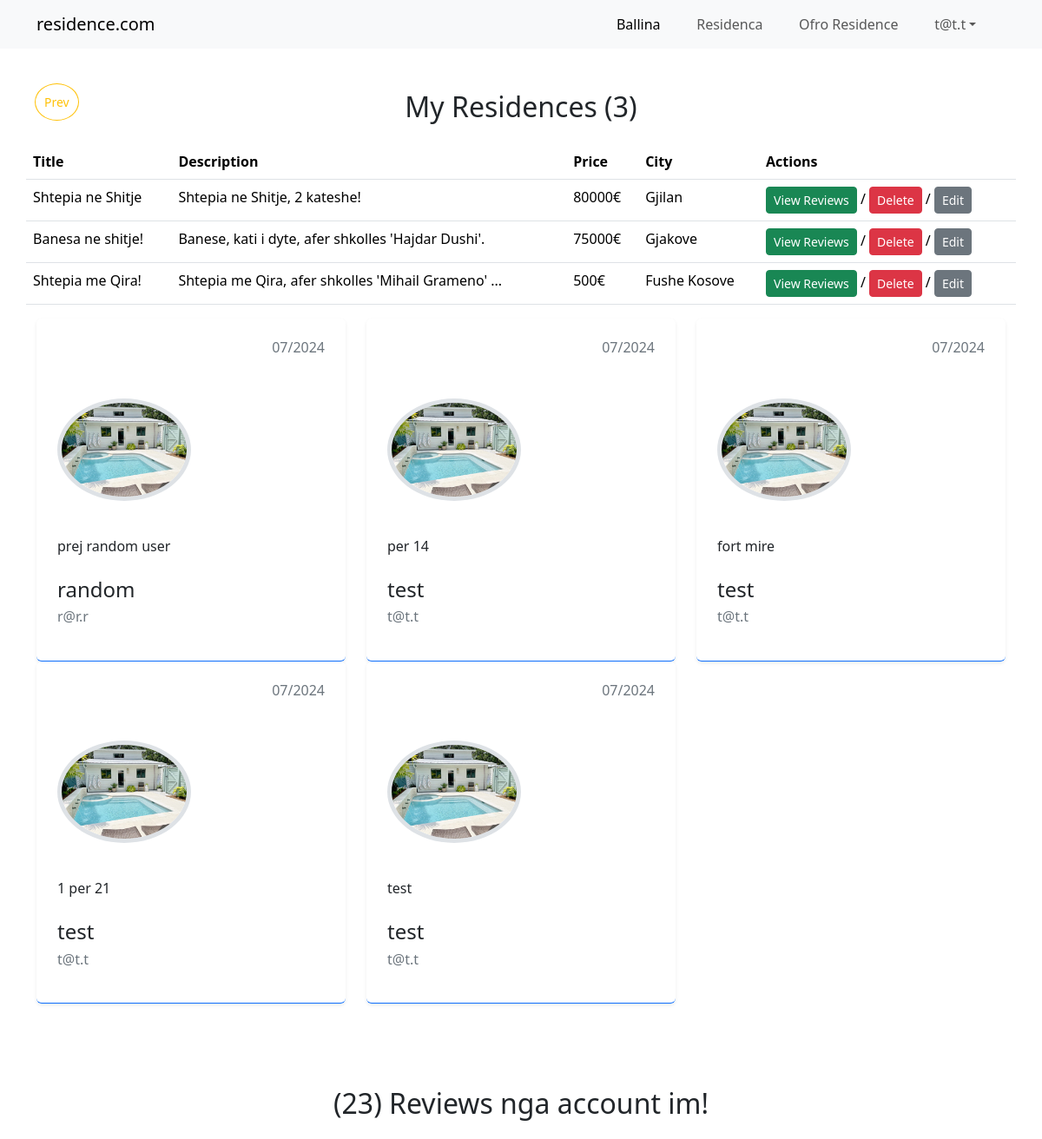
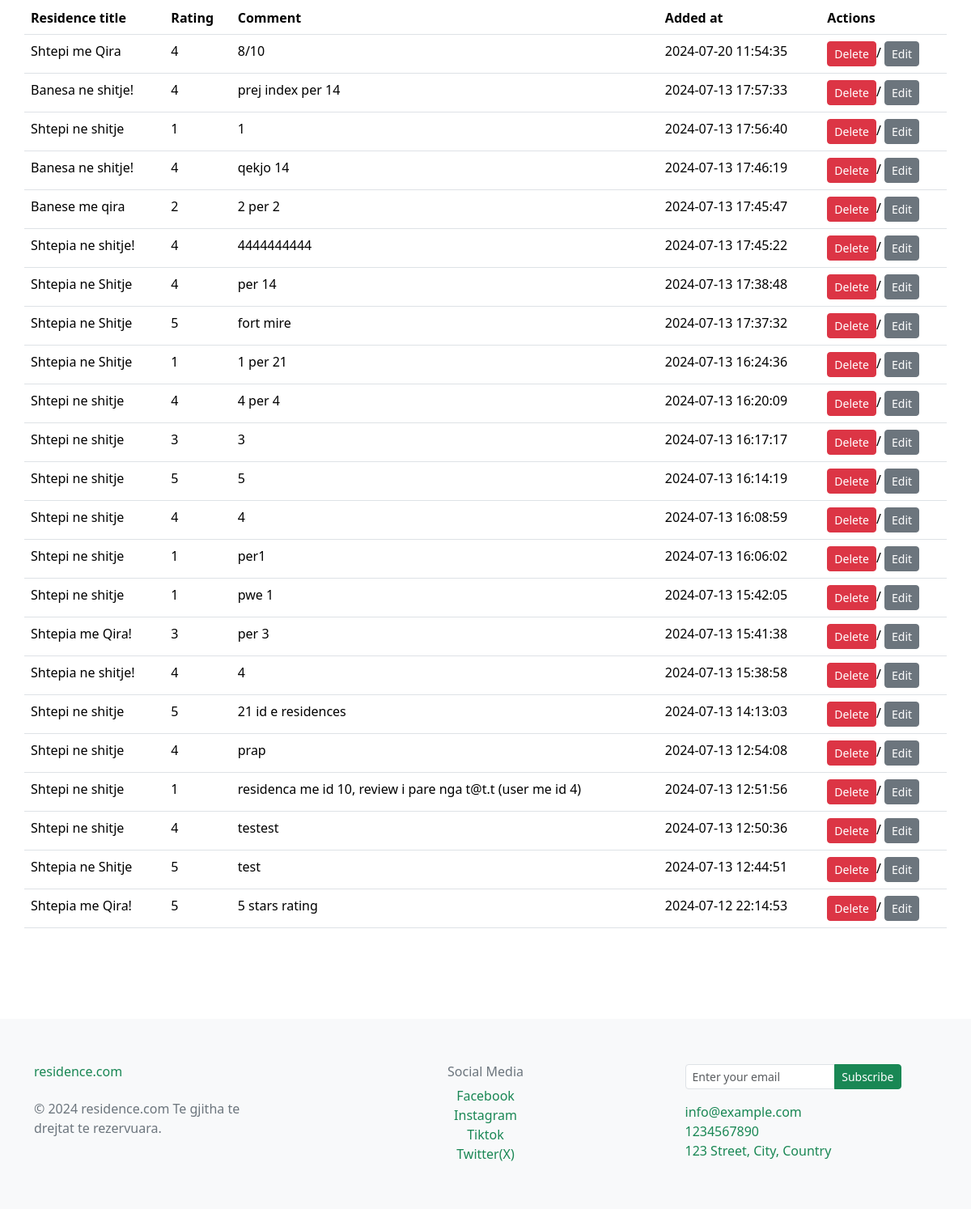
The page /myresidences.php?action=view&id=21 (signed in) on the database its author committed (2 pictures, top to bottom).
### tables this page shows
CREATE TABLE `residence` (
  `id` int(11) NOT NULL,
  `typeid` int(11) NOT NULL,
  `title` varchar(100) NOT NULL,
  `description` varchar(250) NOT NULL,
  `neighborhood` varchar(50) NOT NULL,
  `city` varchar(50) NOT NULL,
  `street` varchar(100) NOT NULL,
  `squaremeters` int(11) NOT NULL,
  `rooms` int(11) NOT NULL,
  `price` float NOT NULL,
  `tel` varchar(100) NOT NULL,
  `image` varchar(250) NOT NULL DEFAULT 'no-image.jpg',
  `userid` int(11) NOT NULL,
  `status` enum('Me Qira','Ne Shitje') NOT NULL,
  `created_at` timestamp NOT NULL DEFAULT current_timestamp(),
  `updated_at` timestamp NOT NULL DEFAULT current_timestamp() ON UPDATE current_timestamp()
);

CREATE TABLE `reviews` (
  `id` int(11) NOT NULL,
  `residence_id` int(11) NOT NULL,
  `user_id` int(11) NOT NULL,
  `rating` int(11) NOT NULL CHECK (`rating` between 1 and 5),
  `comment` varchar(200) DEFAULT NULL,
  `created_at` timestamp NOT NULL DEFAULT current_timestamp()
);

CREATE TABLE `users` (
  `id` int(11) NOT NULL,
  `name` varchar(100) NOT NULL,
  `surname` varchar(100) NOT NULL,
  `email` varchar(200) NOT NULL,
  `password` varchar(250) NOT NULL,
  `isadmin` tinyint(1) NOT NULL DEFAULT 0,
  `created_at` timestamp NOT NULL DEFAULT current_timestamp(),
  `updated_at` timestamp NOT NULL DEFAULT current_timestamp() ON UPDATE current_timestamp()
);

### includes/crud.php (called while the page is built, shortened)
<?php
class CRUD{
    private $pdo;
    function __construct($pdo) {
        $this -> pdo = $pdo;
    }
    public function select($table, $columns = [], $where = [],  $limit, $sort){
        $where = $this->where($where);
        $kolonat = $this->columns($columns);
        $limit = ($limit > 0) ? ' LIMIT  ' .$limit  :  ' ';
        $sort = ($sort == '') ? ' ORDER BY id DESC  '  : ' ORDER BY ' . $sort . ' ';
        $sql = "SELECT $kolonat FROM $table $where $sort $limit";
        return $this->pdo->query($sql);
    }
    private function where($where = []) {
        $where_statement = '';
        if (count($where) > 0) {
            $where_statement .= ' WHERE ';
            $clauses = [];
            foreach ($where as $column => $value) {
                $clauses[] = "$column = '$value'";
            }
            $where_statement .= implode(' AND ', $clauses);
        }
        return $where_statement;
    }
    private function columns($columns = []){
        if(count($columns) == 0){
            return " * ";
        }
        else{
            return implode(", ", $columns);
        }
    }
}

### myresidences.php (the view, shortened to what this page needs)
<?php include('includes/header.php'); ?>
<?php
$myresidences = (new CRUD($pdo))->select('residence',[],['userid'=>$_SESSION['user_id']],'','');
$myresidences = $myresidences->fetchAll();
?>
<section class="myresidences py-5">
    <div class="container">
    <?php if(count($myresidences) > 0): ?>
        <h2 class="text-center">My Residences (<?= count($myresidences); ?>)</h2>
    <div class="row mt-4">
        <table class="table">
            <tr>
                <th>Title</th>
                <th>Description</th>
                <th>Price</th>
                <th>City</th>
                <th>Actions</th>
            </tr>
           <?php foreach($myresidences as $myresidence): ?>
            <tr>
                <td><?= $myresidence['title'] ?></td>
                <td><?= $myresidence['description'] ?></td>
                <td><?= $myresidence['price'] ?>&euro;</td>
                <td><?= $myresidence['city'] ?></td>
                <td>
                    <a href="?action=view&id=<?=$myresidence['id'];?>" class="btn btn-sm btn-success">View Reviews</a> /
                    <a href="?action=delete&id=<?=$myresidence['id'];?>" class="btn btn-sm btn-danger" onclick="return confirm('Are you sure?');">Delete</a> /
                    <a href="?action=edit&id=<?=$myresidence['id'];?>" class="btn btn-sm btn-secondary">Edit</a>
                </td>
            </tr>
            <?php endforeach; ?>
        </table>
        <?php else: echo '<h3 class="text-center">0 Residences offered from you! </h3>'; ?>
    </div>
    <?php endif; ?>
    <?php if(isset($_GET['action']) && $_GET['action'] == 'view'):
        $getreviews = (new CRUD($pdo))->select('reviews',[],['residence_id'=>$_GET['id']], '', '');
        $getreviews = $getreviews->fetchAll();
        foreach($getreviews as $getreview):
            if($getreview):
                $residencereview = ((new CRUD($pdo))->select('residence',[],['id'=>$getreview['residence_id']],1,''));
                $residencereview = $residencereview->fetch();
    ?>
    <div class="col-12 col-md-4">
            <div class="card border-0 border-bottom border-primary shadow-sm d-flex flex-column h-100">
                <div class="card-body p-4 p-xxl-5 d-flex flex-column justify-content-between">
                    <h6 class=" mb-5 text-secondary text-end"><?php $createdAt = $getreview['created_at']; $createdAt = date('m/Y',strtotime($createdAt)); echo $createdAt; ?></h6>
                        <figure>
                        <img class="img-fluid rounded rounded-circle mb-4 border border-5 w-50"   loading="lazy" src="./assets/images/residences/<?= $residencereview['image'];?>" alt="">
                        <figcaption>
                            <blockquote class="bsb-blockquote-icon mb-4"><?=$getreview['comment']?></blockquote>
                            <?php
                            $useri = (new CRUD($pdo))->select('users',[],['id'=>$getreview['user_id']],1,'');
                            $useri = $useri->fetch();
                            ?>
                            <h4 class="mb-2"><?= $useri['name'];?></h4>
                            <h5 class="fs-6 text-secondary mb-0"><?= $useri['email'] ; ?></h5>
                        </figcaption>
                        </figure>
                </div>
            </div>
        </div>
        <?php endif; endforeach; endif; ?>
    </div>
</section>
<?php
$myreviews = (new CRUD($pdo))->select('reviews',[],['user_id'=>$_SESSION['user_id']],'','');
$myreviews = $myreviews->fetchAll();
?>
    <section class="myreviews py-5">
        <div class="container">
            <?php if(count($myreviews) > 0): ?>
                <h2 class="text-center"> (<?= count($myreviews); ?>) Reviews nga account im!</h2>
                <div class="row mt-4">
                    <table class="table">
                        <tr>
                            <th>Residence title</th>
                            <th>Rating</th>
                            <th>Comment</th>
                            <th>Added at</th>
                            <th>Actions</th>
                        </tr>
                    <?php foreach($myreviews as $review): ?>
                        <tr>
                            <?php $residencetitle = (new CRUD($pdo))->select('residence',[],['id'=>$review['residence_id']],1,'');
                                $residencetitle = $residencetitle->fetch();
                            ?>
                            <td><?= $residencetitle['title'];?></td>
                            <td><?= $review['rating'] ?></td>
                            <td><?= $review['comment'] ?></td>
                            <td><?= $review['created_at'] ?></td>
                            <td>
                                <a href="?action=deletereview&id=<?=$review['id'];?>" class="btn btn-sm btn-danger" onclick="return confirm('Are you sure?');">Delete</a>/
                                <a href="?action=editreview&id=<?=$review['id'];?>" class="btn btn-sm btn-secondary">Edit</a>
                            </td>
                        </tr>
                        <?php endforeach; ?>
                    </table>
                    <?php else: echo '<h2 class="text-center">0 Reviews from you </h2>'; ?>
                </div>
            <?php endif; ?>
        </div>
    </section>
<?php include('includes/footer.php'); ?>

### rows shown on the page
residence: title "Shtepia ne Shitje", description "Shtepia ne Shitje, 2 kateshe!", price "80000", city "Gjilan"
residence: title "Banesa ne shitje!", description "Banese, kati i dyte, afer shkolles 'Hajdar Dushi'.", price "75000", city "Gjakove"
residence: title "Shtepia me Qira!", description "Shtepia me Qira, afer shkolles 'Mihail Grameno' ...", price "500", city "Fushe Kosove"
reviews: created_at "07/2024", residence.image (picture), comment "prej random user", user.name "random", user.email "r@r.r"
reviews: created_at "07/2024", residence.image (picture), comment "per 14", user.name "test", user.email "t@t.t", residence.title "Shtepia ne Shitje", rating "4", created_at "2024-07-13 17:38:48"
reviews: created_at "07/2024", residence.image (picture), comment "fort mire", user.name "test", user.email "t@t.t", residence.title "Shtepia ne Shitje", rating "5", created_at "2024-07-13 17:37:32"
reviews: created_at "07/2024", residence.image (picture), comment "1 per 21", user.name "test", user.email "t@t.t", residence.title "Shtepia ne Shitje", rating "1", created_at "2024-07-13 16:24:36"
reviews: created_at "07/2024", residence.image (picture), comment "test", user.name "test", user.email "t@t.t", residence.title "Shtepia ne Shitje", rating "5", created_at "2024-07-13 12:44:51"
reviews: residence.title "Shtepi me Qira", rating "4", comment "8/10", created_at "2024-07-20 11:54:35"
reviews: residence.title "Banesa ne shitje!", rating "4", comment "prej index per 14", created_at "2024-07-13 17:57:33"
reviews: residence.title "Shtepi ne shitje", rating "1", comment "1", created_at "2024-07-13 17:56:40"
reviews: residence.title "Banesa ne shitje!", rating "4", comment "qekjo 14", created_at "2024-07-13 17:46:19"
reviews: residence.title "Banese me qira", rating "2", comment "2 per 2", created_at "2024-07-13 17:45:47"
reviews: residence.title "Shtepia ne shitje!", rating "4", comment "4444444444", created_at "2024-07-13 17:45:22"
reviews: residence.title "Shtepi ne shitje", rating "4", comment "4 per 4", created_at "2024-07-13 16:20:09"
reviews: residence.title "Shtepi ne shitje", rating "3", comment "3", created_at "2024-07-13 16:17:17"
reviews: residence.title "Shtepi ne shitje", rating "5", comment "5", created_at "2024-07-13 16:14:19"
reviews: residence.title "Shtepi ne shitje", rating "4", comment "4", created_at "2024-07-13 16:08:59"
reviews: residence.title "Shtepi ne shitje", rating "1", comment "per1", created_at "2024-07-13 16:06:02"
reviews: residence.title "Shtepi ne shitje", rating "1", comment "pwe 1", created_at "2024-07-13 15:42:05"
reviews: residence.title "Shtepia me Qira!", rating "3", comment "per 3", created_at "2024-07-13 15:41:38"
reviews: residence.title "Shtepia ne shitje!", rating "4", comment "4", created_at "2024-07-13 15:38:58"
reviews: residence.title "Shtepi ne shitje", rating "5", comment "21 id e residences", created_at "2024-07-13 14:13:03"
reviews: residence.title "Shtepi ne shitje", rating "4", comment "prap", created_at "2024-07-13 12:54:08"
reviews: residence.title "Shtepi ne shitje", rating "1", comment "residenca me id 10, review i pare nga t@t.t (user me id 4)", created_at "2024-07-13 12:51:56"
reviews: residence.title "Shtepi ne shitje", rating "4", comment "testest", created_at "2024-07-13 12:50:36"
reviews: residence.title "Shtepia me Qira!", rating "5", comment "5 stars rating", created_at "2024-07-12 22:14:53"

### other values the page prints
$_SESSION['email'] "t@t.t"
count($myresidences) "3"
count($myreviews) "23"
